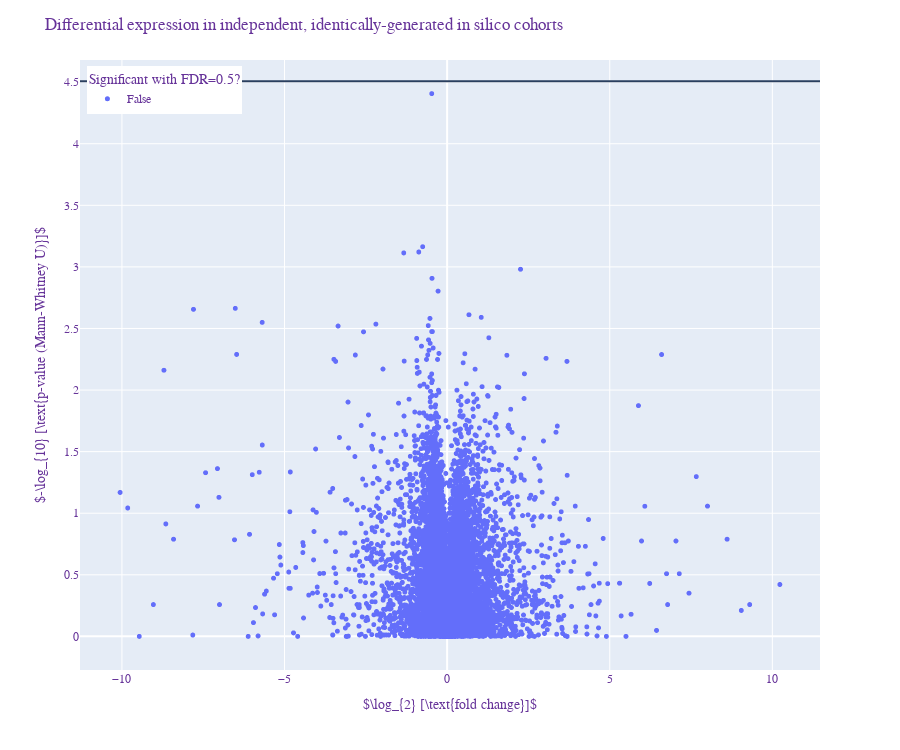

Notebook code cell kept with this figure:
### Code cell
fig = make_volcano_figure(df_bulk_rnaseq_stats)
fig.update_layout(title="Differential expression in independent, identically-generated in silico cohorts")
fig

### Figure 1 — Plotly figure (JSON) as saved in the notebook; plotly's stock layout.template omitted (floating-point values rounded to 4 significant figures; data arrays with more than 128 entries replaced by an {"elided": "..."} marker saying what was removed)
{"data": [{"customdata": {"elided": "16063x3 float values"}, "hovertemplate": "<b>%{hovertext}</b><br><br>significant_bh_fdr=0.5=False<br>log2_fold_change=%{x}<br>-log10_pval=%{y}<br>pval=%{customdata[0]}<br>pval_adj_bh=%{customdata[1]}<br>sparsity_overall=%{customdata[2]}<extra></extra>", "hovertext": {"elided": "16063 str values"}, "legendgroup": "False", "marker": {"color": "#636efa", "size": 5, "symbol": "circle"}, "mode": "markers", "name": "False", "showlegend": true, "type": "scattergl", "x": {"elided": "16063 float values"}, "xaxis": "x", "y": {"elided": "16063 float values"}, "yaxis": "y"}], "layout": {"font": {"color": "RebeccaPurple", "family": "Courier New, monospace"}, "height": 750, "legend": {"title": {"text": "Significant with FDR=0.5?"}, "tracegroupgap": 0, "x": 0.01, "xanchor": "left", "y": 0.99, "yanchor": "top"}, "margin": {"t": 60}, "shapes": [{"type": "line", "x0": 0, "x1": 1, "xref": "x domain", "y0": 4.507, "y1": 4.507, "yref": "y"}], "title": {"text": "Differential expression in independent, identically-generated in silico cohorts"}, "xaxis": {"anchor": "y", "domain": [0, 1], "title": {"text": "$\\log_{2} [\\text{fold change}]$"}}, "yaxis": {"anchor": "x", "domain": [0, 1], "title": {"text": "$-\\log_{10} [\\text{p-value (Mann-Whitney U)}]$"}}}}
